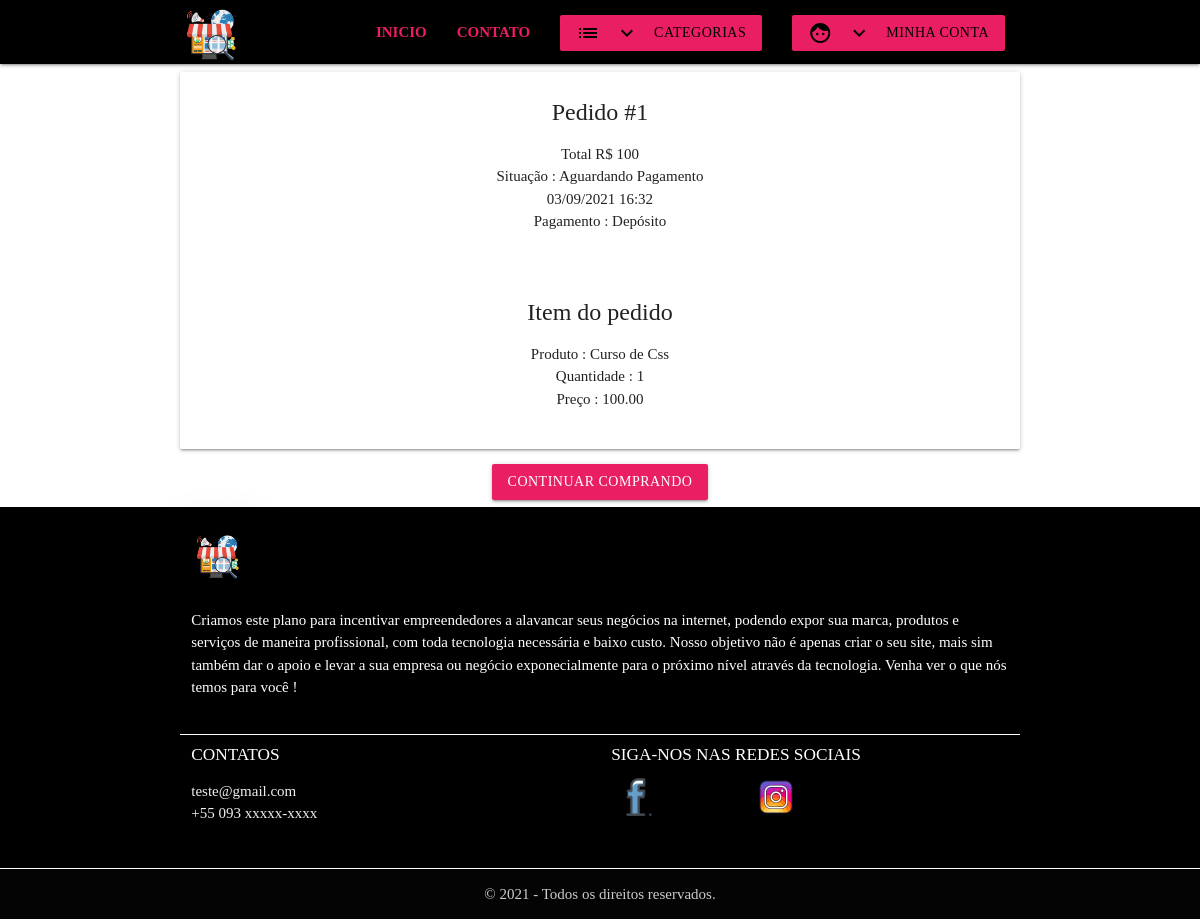
The page /detalhe-pedido/1/ (signed in) on the database its author committed.
### checkout/models.py (models this page shows, shortened)
class Pedido(models.Model):
    STATUS_ = (
        (0, 'Aguardando Pagamento'),
        (1, 'Concluída'),
        (2, 'Cancelado'),
    )
    OPCAO_PAGAMENTO_ = (
        ('pagseguro', 'PagSeguro'),
        ('paypal', 'Paypal'),
        ('deposito', 'Depósito')
    )
    usuario = models.ForeignKey(settings.AUTH_USER_MODEL, verbose_name='Usuário', on_delete=models.CASCADE)
    status = models.IntegerField('Situação', choices=STATUS_, default=0, blank=True)
    opcao_pagamento = models.CharField('Opção de pagamentos', choices=OPCAO_PAGAMENTO_, max_length=10, default='deposito')
    criado = models.DateTimeField('Criado em', auto_now_add=True)#é adicionado no momento da criação, não pode ser alterado
    modificado = models.DateTimeField('Modificado em', auto_now=True)#é adicionado no momento da modificação, pode ser alterado
    objects = GerenciadorPedido()
    class Meta:
        verbose_name = 'Pedido'
        verbose_name_plural = 'Pedidos'
    def total(self):#metodo para somar os total dos preços do itens do carrinho
        aggregate_queryset = self.itens.aggregate(
            total=models.Sum(
                models.F('preco') * models.F('quantidade'),
                output_field=models.DecimalField()
            )
        )
        return aggregate_queryset['total']
    def pagseguro(self):
        pg = PagSeguro(#passa as informações da conta do pagseguro que estão no settings
            email=settings.PAGSEGURO_EMAIL,
            token=settings.PAGSEGURO_TOKEN,
            config={
                'sandbox':settings.PAGSEGURO_SANDBOX
            }
        )
        pg.sender = {#envia as informações de quem está fazendo a compra, olhar a documentação para ver quais campos é necessário
            'email':self.usuario.email
        }
        pg.reference_prefix = None #este campo serve para o pagseguro nos notificar quando houver notificaações no pagamento
        pg.shipping = None #dados da entrega
        pg.reference = self.pk #id do pedido
        for item in self.itens.all():
            pg.items.append(
                {
                    'id' : item.produto.pk,
                    'description' : item.produto.nome,
                    'quantity' : item.quantidade,
                    'amount' : '%.2f' % item.preco
                }
            )
        return pg
    def paypal(self):
        paypal_dict = {
            'upload' : '1',#se houver a possibilidade de haver mais de um item no carrinho, então é obrigatório usar essa variável
            'business' : settings.PAYPAL_EMAIL,
            'invoice' : self.pk,#referencia um id de um pedido do nosso sistema
            'cmd' : '_cart',#se houver a possibilidade de haver mais de um item no carrinho, então é obrigatório usar essa variável
            'currency_code' : 'BRL',
            'charset' : 'utf-8',
        }
        index=1
        for item in self.itens.all():#itens vem do atributo nomeado na classe ItensPedido
            paypal_dict['amount_{}'.format(index)] = '%.2f' % item.preco
            paypal_dict['item_name_{}'.format(index)] = item.produto.nome
            paypal_dict['quantity_{}'.format(index)] = item.quantidade
            index += 1
        return paypal_dict

class ItensPedido(models.Model):
    pedido = models.ForeignKey(Pedido, verbose_name='Pedido', related_name='itens', on_delete=models.CASCADE)
    produto = models.ForeignKey(Produto, verbose_name='Produto',on_delete=models.CASCADE)
    quantidade = models.PositiveIntegerField(default=1, verbose_name='Quantidade')
    preco = models.DecimalField(decimal_places=2, max_digits=8, verbose_name='Preço')
    class Meta:
        verbose_name = 'Item do pedido'
        verbose_name_plural = 'Itens do pedido'

### catalog/models.py (models this page shows)
class Produto(models.Model):
    nome = models.CharField('Nome', max_length=100)
    slug = models.SlugField('Identificador', max_length=100)
    categoria = models.ForeignKey('catalog.Categoria', verbose_name='Categoria', on_delete=models.PROTECT)
    descricao = models.TextField('Descrição', blank=True)
    preco = models.DecimalField('Preço', decimal_places=2, max_digits=8)# EX: 99999999, 99
    criado = models.DateTimeField('Criado em', auto_now_add=True)
    modificado = models.DateTimeField('Modificado em', auto_now=True)
    imagem = models.ImageField(upload_to='produtos/', blank=True, null=True)
    class Meta:
        verbose_name = 'Produtos'
        verbose_name_plural = 'Produtos'
        ordering = ['nome']
    def __str__(self):
        return self.nome

### checkout/views.py (the view)
# urls.py: path('detalhe-pedido/<int:pk>/', views.DetalhePedido.as_view(), name='detalhe-pedido'),
class DetalhePedido(LoginRequiredMixin, generic.DetailView):
    template_name = 'checkout/detalhe_pedido.html'
    model = Pedido
    context_object_name = 'pedido'
    def get_queryset(self):
        return Pedido.objects.filter(usuario=self.request.user)

### catalog/context_processors.py (called while the page is built)
def categorias(request):
    return {
        'categorias': Categoria.objects.all()#retorna esse dicionario que será acessível com essa chave
    }

### checkout/templates/checkout/detalhe_pedido.html
{% extends 'arquivos_html/base.html' %}
{% block container %}
<div class="card center">
    <div class="col s12 m6">
        <div class="card-content">
            <span class="card-title">Pedido #{{ pedido.pk }}</span>
            <section>
                <ul>
                    <li>
                        Total R$ {{ pedido.total }}
                    </li>
                    <li>
                        Situação : {{ pedido.get_status_display }}
                    </li>
                    <li>
                        {{ pedido.criado | date:"d/m/Y H:i" }}
                    </li>
                    <li>
                        Pagamento : {{ pedido.get_opcao_pagamento_display }}
                    </li>
                </ul>
            </section>
        </div>
        <div class="col s12 m6">
            <div class="card-content">
                <div class="card-title">Item do pedido</div>
                {% for item in object.itens.all %}
                <ul>
                    <li>Produto : {{ item.produto }}</li>
                    <li>Quantidade : {{ item.quantidade }}</li>
                    <li>Preço : {{ item.preco }}</li>
                </ul>
                {% endfor %}
            </div>
        </div>
    </div>
</div>
<div class="center" style="margin: 7px;"><a href="{% url 'index' %}" class="btn pink"><strong>CONTINUAR COMPRANDO</strong></a></div>
{% endblock %}

### core_app/static/css/custom.css (style rules this page uses)
html { font-family: 'Times New Roman', Times, serif; }

### rows shown on the page
Pedido: pk "1", total "100", status "Aguardando Pagamento", criado "03/09/2021 16:32", opcao_pagamento "Depósito"
ItensPedido: produto "Curso de Css", quantidade "1", preco "100.00"
